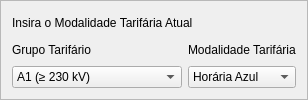
                  <widget class="QFrame" name="frame_25">
                   <property name="frameShape">
                    <enum>QFrame::StyledPanel</enum>
                   </property>
                   <property name="frameShadow">
                    <enum>QFrame::Raised</enum>
                   </property>
                   <layout class="QGridLayout" name="gridLayout_13">
                    <item row="0" column="0" colspan="2">
                     <widget class="QLabel" name="label_11">
                      <property name="styleSheet">
                       <string notr="true">#frame_16, #frame_15 QLabel {
   /* background-color: #FFFFFF;*/
    qproperty-alignment: AlignCenter;
	color: #3d8ec9;
	font: 77 20px &quot;Verdana&quot;;
}</string>
                      </property>
                      <property name="text">
                       <string>Insira o Modalidade Tarifária Atual</string>
                      </property>
                     </widget>
                    </item>
                    <item row="1" column="0">
                     <widget class="QLabel" name="label_59">
                      <property name="styleSheet">
                       <string notr="true">#frame_16, #frame_15 QLabel {
   /* background-color: #FFFFFF;*/
    qproperty-alignment: AlignCenter;
	color: #3d8ec9;
	font: 77 16px &quot;Verdana&quot;;
}</string>
                      </property>
                      <property name="text">
                       <string>Grupo Tarifário</string>
                      </property>
                     </widget>
                    </item>
                    <item row="1" column="1">
                     <widget class="QLabel" name="label_44">
                      <property name="styleSheet">
                       <string notr="true">#frame_16, #frame_15 QLabel {
   /* background-color: #FFFFFF;*/
    qproperty-alignment: AlignCenter;
	color: #3d8ec9;
	font: 77 16px &quot;Verdana&quot;;
}</string>
                      </property>
                      <property name="text">
                       <string>Modalidade Tarifária</string>
                      </property>
                     </widget>
                    </item>
                    <item row="2" column="0">
                     <widget class="QComboBox" name="comboBox">
                      <property name="sizePolicy">
                       <sizepolicy hsizetype="Preferred" vsizetype="Preferred">
                        <horstretch>0</horstretch>
                        <verstretch>0</verstretch>
                       </sizepolicy>
                      </property>
                      <item>
                       <property name="text">
                        <string>A1 (≥ 230 kV)</string>
                       </property>
                      </item>
                      <item>
                       <property name="text">
                        <string>A2 (88 kV a 138 kV)</string>
                       </property>
                      </item>
                      <item>
                       <property name="text">
                        <string>A3 (69 kV)</string>
                       </property>
                      </item>
                      <item>
                       <property name="text">
                        <string>A3a (30 kV a 44 kV)</string>
                       </property>
                      </item>
                      <item>
                       <property name="text">
                        <string>A4 (2.3 a 25 kV)</string>
                       </property>
                      </item>
                      <item>
                       <property name="text">
                        <string>AS (≤ 2.3 kV subterrâneo)</string>
                       </property>
                      </item>
                     </widget>
                    </item>
                    <item row="2" column="1">
                     <widget class="QComboBox" name="comboBox_2">
                      <property name="sizePolicy">
                       <sizepolicy hsizetype="Preferred" vsizetype="Preferred">
                        <horstretch>4</horstretch>
                        <verstretch>0</verstretch>
                       </sizepolicy>
                      </property>
                      <item>
                       <property name="text">
                        <string>Horária Azul</string>
                       </property>
                      </item>
                      <item>
                       <property name="text">
                        <string>Horária Verde</string>
                       </property>
                      </item>
                     </widget>
                    </item>
                   </layout>
                  </widget>
